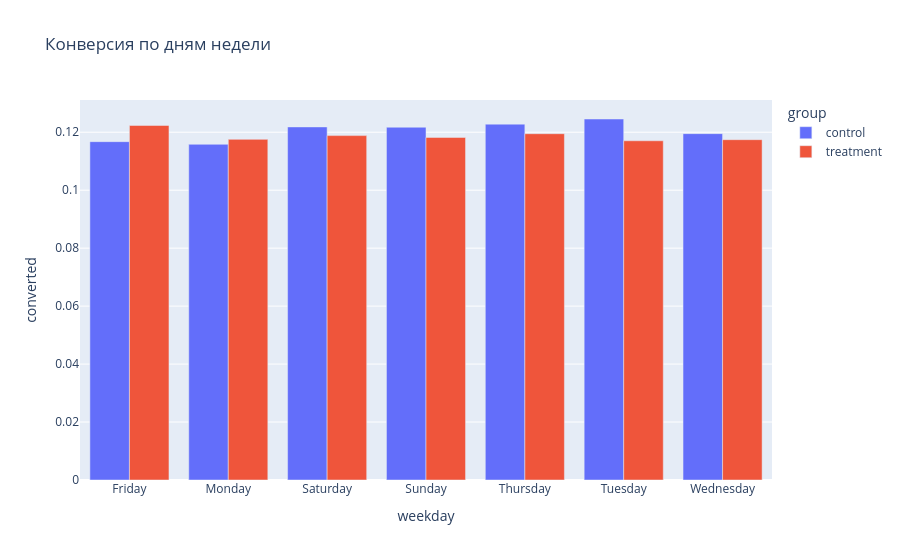

This figure's notebook cell:
### Markdown cell above
Обе группы получали пользователей равномерно в каждый день недели.
Перекоса нет: тест однороден по времени.

### Code cell
cr_weekday = df.groupby(['weekday', 'group'], as_index=False)['converted'].mean()
px.bar(cr_weekday, x='weekday', y='converted', color='group', barmode='group', title='Конверсия по дням недели').show()

### Figure 1 — Plotly figure (JSON) as saved in the notebook; plotly's stock layout.template omitted (floating-point values rounded to 4 significant figures)
{"data": [{"alignmentgroup": "True", "hovertemplate": "group=control<br>weekday=%{x}<br>converted=%{y}<extra></extra>", "legendgroup": "control", "marker": {"color": "#636efa", "pattern": {"shape": ""}}, "name": "control", "offsetgroup": "control", "orientation": "v", "showlegend": true, "textposition": "auto", "type": "bar", "x": ["Friday", "Monday", "Saturday", "Sunday", "Thursday", "Tuesday", "Wednesday"], "xaxis": "x", "y": [0.1167, 0.1158, 0.1218, 0.1217, 0.1228, 0.1246, 0.1195], "yaxis": "y"}, {"alignmentgroup": "True", "hovertemplate": "group=treatment<br>weekday=%{x}<br>converted=%{y}<extra></extra>", "legendgroup": "treatment", "marker": {"color": "#EF553B", "pattern": {"shape": ""}}, "name": "treatment", "offsetgroup": "treatment", "orientation": "v", "showlegend": true, "textposition": "auto", "type": "bar", "x": ["Friday", "Monday", "Saturday", "Sunday", "Thursday", "Tuesday", "Wednesday"], "xaxis": "x", "y": [0.1223, 0.1175, 0.1188, 0.1182, 0.1195, 0.1171, 0.1174], "yaxis": "y"}], "layout": {"barmode": "group", "legend": {"title": {"text": "group"}, "tracegroupgap": 0}, "title": {"text": "Конверсия по дням недели"}, "xaxis": {"anchor": "y", "domain": [0, 1], "title": {"text": "weekday"}}, "yaxis": {"anchor": "x", "domain": [0, 1], "title": {"text": "converted"}}}}
